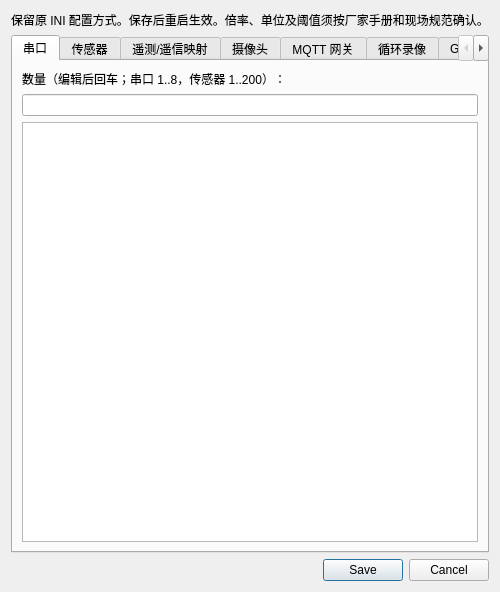
<?xml version="1.0" encoding="UTF-8"?>
<ui version="4.0">
  <class>DialogConfigDev</class>
  <widget class="QDialog" name="DialogConfigDev">
    <property name="windowTitle">
      <string>设备与系统配置</string>
    </property>
    <layout class="QVBoxLayout" name="rootLayout">
      <item>
        <widget class="QLabel" name="labelConfigTip">
          <property name="text">
            <string>保留原 INI 配置方式。保存后重启生效。倍率、单位及阈值须按厂家手册和现场规范确认。</string>
          </property>
        </widget>
      </item>
      <item>
        <widget class="QTabWidget" name="tabWidget">
          <widget class="QWidget" name="uartPage">
            <attribute name="title">
              <string>串口</string>
            </attribute>
            <layout class="QVBoxLayout" name="uartPageLayout">
              <item>
                <widget class="QLabel" name="uartPageLabel">
                  <property name="text">
                    <string>数量（编辑后回车；串口 1..8，传感器 1..200）：</string>
                  </property>
                </widget>
              </item>
              <item>
                <widget class="QLineEdit" name="lineEditUart" />
              </item>
              <item>
                <widget class="QTableView" name="tableViewUart" />
              </item>
            </layout>
          </widget>
          <widget class="QWidget" name="devicePage">
            <attribute name="title">
              <string>传感器</string>
            </attribute>
            <layout class="QVBoxLayout" name="devicePageLayout">
              <item>
                <widget class="QLabel" name="devicePageLabel">
                  <property name="text">
                    <string>数量（编辑后回车；串口 1..8，传感器 1..200）：</string>
                  </property>
                </widget>
              </item>
              <item>
                <widget class="QLineEdit" name="lineEditDev" />
              </item>
              <item>
                <widget class="QTableView" name="tableViewDev" />
              </item>
            </layout>
          </widget>
          <widget class="QWidget" name="reportPage">
            <attribute name="title">
              <string>遥测/遥信映射</string>
            </attribute>
            <layout class="QVBoxLayout" name="reportLayout">
              <item>
                <widget class="QLabel" name="labelMeas">
                  <property name="text">
                    <string>遥测及遥信由传感器缓存按索引生成，可在传感器页设置 MQTT 属性名。</string>
                  </property>
                </widget>
              </item>
              <item>
                <widget class="QLineEdit" name="lineEditMeas" />
              </item>
              <item>
                <widget class="QTableView" name="tableViewMeas" />
              </item>
              <item>
                <widget class="QLineEdit" name="lineEditLetter" />
              </item>
              <item>
                <widget class="QTableView" name="tableViewLetter" />
              </item>
            </layout>
          </widget>
          <widget class="QWidget" name="cameraPage">
            <attribute name="title">
              <string>摄像头</string>
            </attribute>
          </widget>
          <widget class="QWidget" name="mqttPage">
            <attribute name="title">
              <string>MQTT 网关</string>
            </attribute>
          </widget>
          <widget class="QWidget" name="recordingPage">
            <attribute name="title">
              <string>循环录像</string>
            </attribute>
          </widget>
          <widget class="QWidget" name="gbPage">
            <attribute name="title">
              <string>GB28181</string>
            </attribute>
          </widget>
        </widget>
      </item>
      <item>
        <widget class="QDialogButtonBox" name="buttonBox">
          <property name="standardButtons">
            <set>QDialogButtonBox::Cancel|QDialogButtonBox::Save</set>
          </property>
        </widget>
      </item>
    </layout>
  </widget>
  <resources />
  <connections />
</ui>
